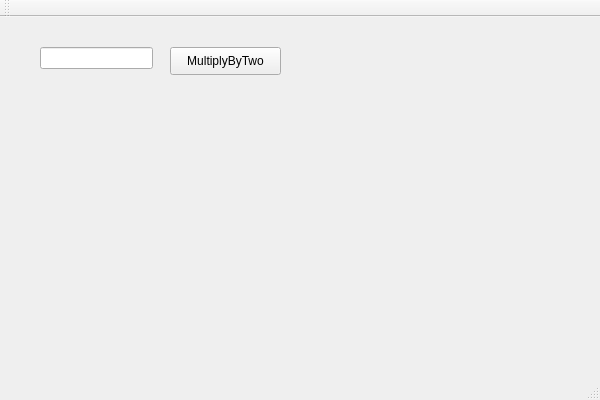
<?xml version="1.0" encoding="UTF-8"?>
<ui version="4.0">
 <class>CppQtGuiStarterClass</class>
 <widget class="QMainWindow" name="CppQtGuiStarterClass">
  <property name="geometry">
   <rect>
    <x>0</x>
    <y>0</y>
    <width>600</width>
    <height>400</height>
   </rect>
  </property>
  <property name="windowTitle">
   <string>CppQtGuiStarter</string>
  </property>
  <widget class="QWidget" name="centralWidget">
   <widget class="QLineEdit" name="lineEdit">
    <property name="geometry">
     <rect>
      <x>40</x>
      <y>30</y>
      <width>113</width>
      <height>22</height>
     </rect>
    </property>
   </widget>
   <widget class="QPushButton" name="pushButtonMultiplyByTwo">
    <property name="geometry">
     <rect>
      <x>170</x>
      <y>30</y>
      <width>111</width>
      <height>28</height>
     </rect>
    </property>
    <property name="text">
     <string>MultiplyByTwo</string>
    </property>
   </widget>
  </widget>
  <widget class="QMenuBar" name="menuBar">
   <property name="geometry">
    <rect>
     <x>0</x>
     <y>0</y>
     <width>600</width>
     <height>26</height>
    </rect>
   </property>
  </widget>
  <widget class="QToolBar" name="mainToolBar">
   <attribute name="toolBarArea">
    <enum>TopToolBarArea</enum>
   </attribute>
   <attribute name="toolBarBreak">
    <bool>false</bool>
   </attribute>
  </widget>
  <widget class="QStatusBar" name="statusBar"/>
 </widget>
 <layoutdefault spacing="6" margin="11"/>
 <resources>
  <include location="../resources/CppQtGuiStarter.qrc"/>
 </resources>
 <connections/>
</ui>
